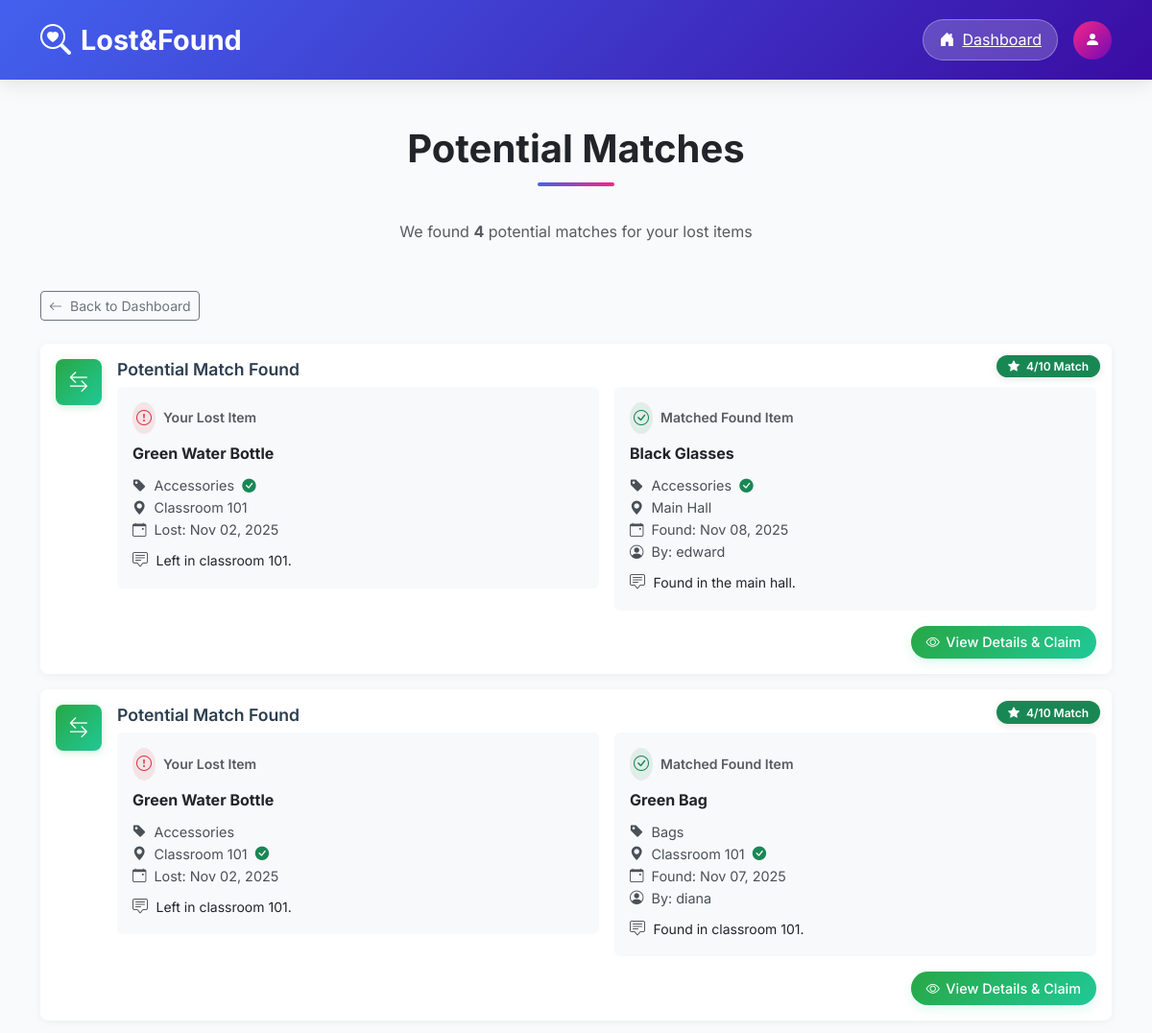
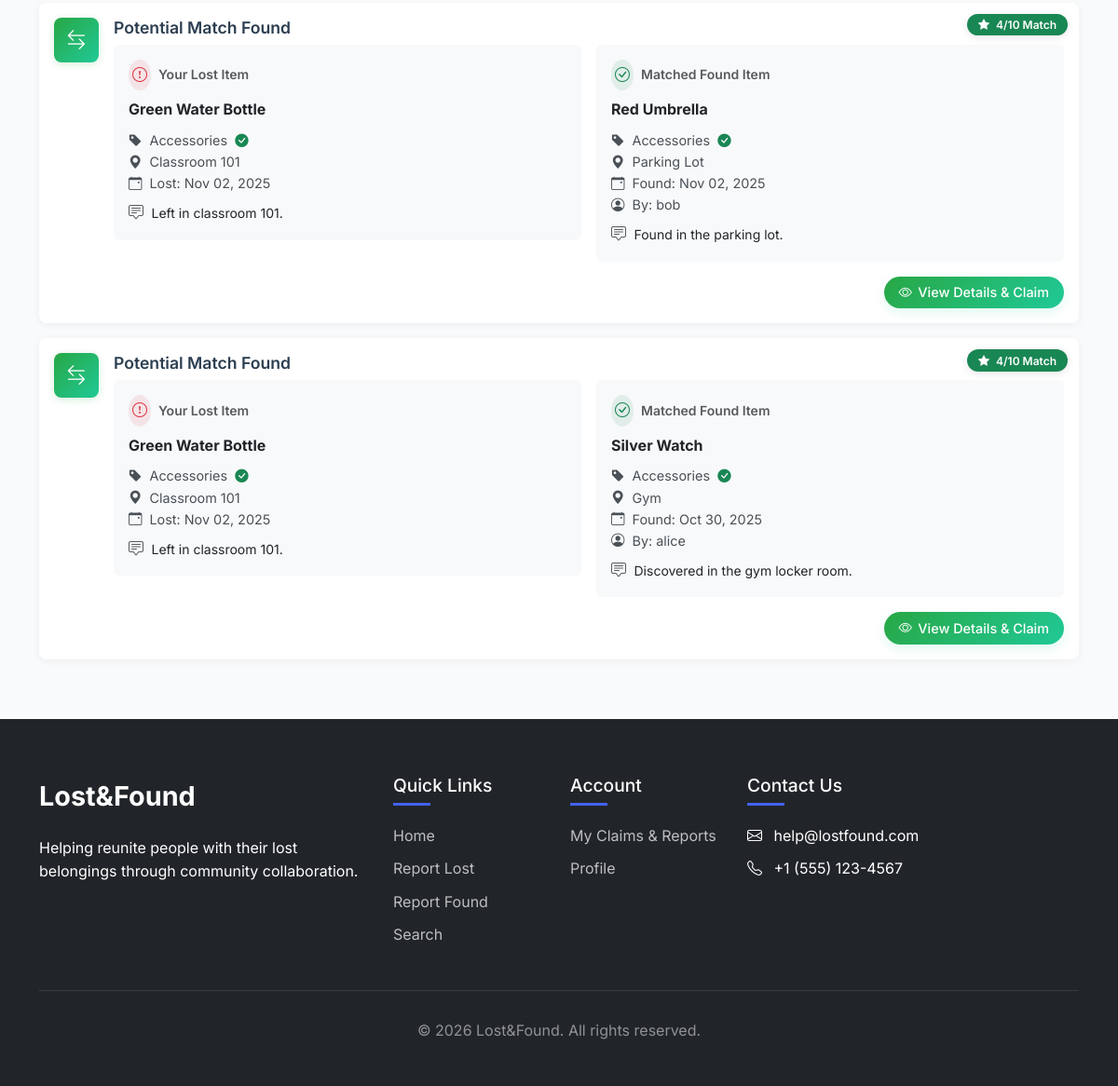
/pages/user/match_results.php (signed in), run on the app's committed database (2 pictures, top to bottom).
### tables this page shows
CREATE TABLE LostItem (
    lost_id BIGINT AUTO_INCREMENT PRIMARY KEY,
    user_id BIGINT,
    item_name VARCHAR(100) NOT NULL,
    description TEXT,
    category VARCHAR(50),
    location VARCHAR(100),
    lost_date DATE,
    status ENUM('pending', 'claimed') DEFAULT 'pending',
    created_at DATETIME DEFAULT CURRENT_TIMESTAMP,
    FOREIGN KEY (user_id) REFERENCES User(user_id)
);

CREATE TABLE FoundItem (
    found_id BIGINT AUTO_INCREMENT PRIMARY KEY,
    user_id BIGINT,
    item_name VARCHAR(100) NOT NULL,
    description TEXT,
    category VARCHAR(50),
    location VARCHAR(100),
    found_date DATE,
    status ENUM('available', 'returned') DEFAULT 'available',
    created_at DATETIME DEFAULT CURRENT_TIMESTAMP,
    FOREIGN KEY (user_id) REFERENCES User(user_id)
);

CREATE TABLE User (
    user_id BIGINT AUTO_INCREMENT PRIMARY KEY,
    username VARCHAR(50) NOT NULL,
    password VARBINARY(255) NOT NULL,
    email VARCHAR(100) NOT NULL,
    phone VARBINARY(255),
    created_at DATETIME DEFAULT CURRENT_TIMESTAMP
);

### pages/user/match_results.php (the view, shortened to what this page needs)
<?php
require_once('../../config/userconfig.php');
$potential_matches = [];
try {
    $stmt = $pdo->prepare("CALL FindPotentialMatches(?)");
    $stmt->execute([$_SESSION['user_id']]);
    $potential_matches = $stmt->fetchAll(PDO::FETCH_ASSOC);
} catch (PDOException $e) {
    error_log("Match detection error: " . $e->getMessage());
}
?>
<!DOCTYPE html>
<html lang="en">
<head>
    <link href="https://cdn.jsdelivr.net/npm/bootstrap@5.3.3/dist/css/bootstrap.min.css" rel="stylesheet">
    <link href="https://cdn.jsdelivr.net/npm/bootstrap-icons@1.11.3/font/bootstrap-icons.min.css" rel="stylesheet">
    <link rel="stylesheet" href="../../assets/style.css">
</head>
<body>
    <?php include 'includes/header.php'; ?>
    <main class="container py-5">
        <div class="text-center mb-5">
            <h2 class="section-title">
                Potential Matches
            </h2>
            <p class="text-muted">
                <?php if (count($potential_matches) > 0): ?>
                    We found <strong><?php echo count($potential_matches); ?></strong> potential match<?php echo count($potential_matches) != 1 ? 'es' : ''; ?> for your lost items
                <?php else: ?>
                    No potential matches found yet for your lost items
                <?php endif; ?>
            </p>
        </div>
        <div class="d-flex justify-content-between mb-4 align-items-center">
            <a href="userdash.php" class="btn btn-outline-secondary btn-sm">
                <i class="bi bi-arrow-left me-2"></i>Back to Dashboard
            </a>
        </div>
        <?php if (empty($potential_matches)): ?>
        <div id="noItemsMessage" class="text-center mt-5">
            <div class="py-5">
                <i class="bi bi-inbox no-items-icon"></i>
                <h4 class="text-muted">No Matches Found</h4>
                <p class="text-muted mb-4">
                    We haven't found any potential matches for your lost items yet. We'll continue checking as new found items are reported.
                </p>
                <div class="d-flex gap-3 justify-content-center">
                    <a href="lost.php" class="btn btn-form-submit">Report Lost Item</a>
                    <a href="search.php" class="btn btn-outline-primary">Browse Items</a>
                </div>
            </div>
        </div>
        <?php else: ?>
        <?php foreach ($potential_matches as $match): ?>
        <div class="report-card d-flex align-items-start position-relative mb-3">
            <div class="item-type-badge badge bg-success">
                <i class="bi bi-star-fill me-1"></i>
                <?php echo $match['match_score']; ?>/10 Match
            </div>
            <div class="item-image">
                <i class="bi bi-arrow-left-right"></i>
            </div>
            <div class="item-details">
                <h5 class="item-title mb-2">Potential Match Found</h5>
                <div class="row g-3 mb-3">
                    <div class="col-md-6">
                        <div class="p-3 bg-light rounded">
                            <div class="d-flex align-items-center mb-2">
                                <div class="bg-danger bg-opacity-10 rounded-circle p-1 me-2">
                                    <i class="bi bi-exclamation-circle text-danger"></i>
                                </div>
                                <small class="fw-semibold text-muted">Your Lost Item</small>
                            </div>
                            <div class="mb-2">
                                <strong><?php echo htmlspecialchars($match['lost_item_name']); ?></strong>
                            </div>
                            <div class="item-meta small">
                                <div>
                                    <i class="bi bi-tag-fill me-1"></i>
                                    <?php echo htmlspecialchars($match['lost_category'] ?? 'N/A'); ?>
                                    <?php if ($match['lost_category'] == $match['found_category']): ?>
                                        <i class="bi bi-check-circle-fill text-success ms-1"></i>
                                    <?php endif; ?>
                                </div>
                                <div>
                                    <i class="bi bi-geo-alt-fill me-1"></i>
                                    <?php echo htmlspecialchars($match['lost_location'] ?? 'N/A'); ?>
                                    <?php if ($match['lost_location'] == $match['found_location']): ?>
                                        <i class="bi bi-check-circle-fill text-success ms-1"></i>
                                    <?php endif; ?>
                                </div>
                                <div>
                                    <i class="bi bi-calendar-event me-1"></i>
                                    Lost: <?php echo date('M d, Y', strtotime($match['lost_date'])); ?>
                                </div>
                            </div>
                            <?php if (!empty($match['lost_description'])): ?>
                            <div class="text-truncate mt-2" style="max-width: 350px;" title="<?php echo htmlspecialchars($match['lost_description']); ?>">
                                <i class="bi bi-chat-square-text text-muted me-1"></i>
                                <small>
                                    <?php
                                    $desc = $match['lost_description'];
                                    echo htmlspecialchars(strlen($desc) > 60 ? substr($desc, 0, 60) . '...' : $desc);
                                    ?>
                                </small>
                            </div>
                            <?php endif; ?>
                        </div>
                    </div>
                    <div class="col-md-6">
                        <div class="p-3 bg-light rounded">
                            <div class="d-flex align-items-center mb-2">
                                <div class="bg-success bg-opacity-10 rounded-circle p-1 me-2">
                                    <i class="bi bi-check-circle text-success"></i>
                                </div>
                                <small class="fw-semibold text-muted">Matched Found Item</small>
                            </div>
                            <div class="mb-2">
                                <strong><?php echo htmlspecialchars($match['found_item_name']); ?></strong>
                            </div>
                            <div class="item-meta small">
                                <div>
                                    <i class="bi bi-tag-fill me-1"></i>
                                    <?php echo htmlspecialchars($match['found_category'] ?? 'N/A'); ?>
                                    <?php if ($match['lost_category'] == $match['found_category']): ?>
                                        <i class="bi bi-check-circle-fill text-success ms-1"></i>
                                    <?php endif; ?>
                                </div>
                                <div>
                                    <i class="bi bi-geo-alt-fill me-1"></i>
                                    <?php echo htmlspecialchars($match['found_location'] ?? 'N/A'); ?>
                                    <?php if ($match['lost_location'] == $match['found_location']): ?>
                                        <i class="bi bi-check-circle-fill text-success ms-1"></i>
                                    <?php endif; ?>
                                </div>
                                <div>
                                    <i class="bi bi-calendar-event me-1"></i>
                                    Found: <?php echo date('M d, Y', strtotime($match['found_date'])); ?>
                                </div>
                                <div>
                                    <i class="bi bi-person-circle me-1"></i>
                                    By: <?php echo htmlspecialchars($match['finder_username']); ?>
                                </div>
                            </div>
                            <?php if (!empty($match['found_description'])): ?>
                            <div class="text-truncate mt-2" style="max-width: 350px;" title="<?php echo htmlspecialchars($match['found_description']); ?>">
                                <i class="bi bi-chat-square-text text-muted me-1"></i>
                                <small>
                                    <?php
                                    $desc = $match['found_description'];
                                    echo htmlspecialchars(strlen($desc) > 60 ? substr($desc, 0, 60) . '...' : $desc);
                                    ?>
                                </small>
                            </div>
                            <?php endif; ?>
                        </div>
                    </div>
                </div>
                <div class="d-flex justify-content-end">
                    <a href="item_detail.php?type=found&id=<?php echo $match['found_id']; ?>"
                       class="btn btn-mark-text btn-sm">
                        <i class="bi bi-eye"></i> View Details & Claim
                    </a>
                </div>
            </div>
        </div>
        <?php endforeach; ?>
        <?php endif; ?>
    </main>
    <footer class="footer">
        <div class="container">
            <div class="row">
                <div class="col-lg-4 mb-4 mb-lg-0">
                    <a href="userdash.php" class="footer-logo">Lost&Found</a>
                    <p>Helping reunite people with their lost belongings through community collaboration.</p>
                </div>
                <div class="col-lg-2 col-md-4 col-6 mb-4 mb-md-0">
                    <div class="footer-links">
                        <h5>Quick Links</h5>
                        <ul>
                            <li><a href="userdash.php">Home</a></li>
                            <li><a href="lost.php">Report Lost</a></li>
                            <li><a href="found.php">Report Found</a></li>
                            <li><a href="search.php">Search</a></li>
                        </ul>
                    </div>
                </div>
                <div class="col-lg-2 col-md-4 col-6 mb-4 mb-md-0">
                    <div class="footer-links">
                        <h5>Account</h5>
                        <ul>
                            <li><a href="claim.php">My Claims & Reports</a></li>
                            <li><a href="userprofile.php">Profile</a></li>
                        </ul>
                    </div>
                </div>
                <div class="col-lg-4 col-md-4">
                    <div class="footer-links">
                        <h5>Contact Us</h5>
                        <ul>
                            <li><i class="bi bi-envelope me-2"></i> help@lostfound.com</li>
                            <li><i class="bi bi-telephone me-2"></i> +1 (555) 123-4567</li>
                        </ul>
                    </div>
                </div>
            </div>
            <div class="copyright">
                <p>&copy; <?php echo date('Y'); ?> Lost&Found. All rights reserved.</p>
            </div>
        </div>
    </footer>
</body>
</html>

### assets/style.css (style rules this page uses)
:root { --primary: #4361ee; --primary-light: #4895ef; --primary-dark: #3a0ca3; --secondary: #7209b7; --accent: #f72585; --success: #4cc9f0; --warning: #f8961e; --danger: #e63946; --light: #f8f9fa; --dark: #212529; --gray: #6c757d; --gray-light: #e9ecef; --border-radius: 12px; --shadow: 0 10px 30px rgba(0, 0, 0, 0.08); --transition: all 0.3s ease; }
body { font-family: 'Inter', sans-serif; background-color: #f9fafb; color: var(--dark); line-height: 1.6; padding-top: 0; }
.section-title { font-size: 2.5rem; font-weight: 700; text-align: center; margin-bottom: 50px; color: var(--dark); position: relative; }
.section-title::after { content: ""; position: absolute; bottom: -15px; left: 50%; transform: translateX(-50%); width: 80px; height: 4px; background: linear-gradient(to right, var(--primary), var(--accent)); border-radius: 2px; }
.footer { background: var(--dark); color: white; padding: 60px 0 30px; }
.footer-logo { font-size: 1.8rem; font-weight: 700; margin-bottom: 20px; display: block; color: white; text-decoration: none; }
.footer-links h5 { font-size: 1.2rem; margin-bottom: 20px; position: relative; padding-bottom: 10px; }
.footer-links h5::after { content: ""; position: absolute; bottom: 0; left: 0; width: 40px; height: 3px; background: var(--primary); }
.footer-links ul { list-style: none; padding: 0; }
.footer-links li { margin-bottom: 10px; }
.footer-links a { color: rgba(255, 255, 255, 0.7); text-decoration: none; transition: var(--transition); }
.copyright { text-align: center; padding-top: 30px; margin-top: 30px; border-top: 1px solid rgba(255, 255, 255, 0.1); color: rgba(255, 255, 255, 0.5); }

### pages/user/match_results.php (style rules this page uses)
.report-card { background: white; border-radius: 8px; padding: 1rem; margin-bottom: 1rem; box-shadow: 0 2px 8px rgba(0, 0, 0, 0.05); transition: transform 0.2s, box-shadow 0.2s; position: relative; }
.item-image { width: 48px; height: 48px; display: flex; align-items: center; justify-content: center; background: linear-gradient(135deg, #28a745 0%, #20c997 100%); border-radius: 8px; margin-right: 1rem; font-size: 1.3rem; color: white; box-shadow: 0 2px 8px rgba(40, 167, 69, 0.2); }
.item-details { flex: 1; }
.item-title { font-weight: 600; color: #2c3e50; margin-bottom: 0.5rem; font-size: 1.1rem; }
.item-meta { font-size: 0.9rem; color: #495057; line-height: 1.6; }
.item-type-badge { position: absolute; top: 12px; right: 12px; padding: 0.35rem 0.75rem; border-radius: 999px; font-weight: 600; font-size: 0.75rem; box-shadow: 0 2px 8px rgba(0, 0, 0, 0.1); }
.btn-mark-text { background: linear-gradient(135deg, #28a745, #20c997); border: none; color: #fff; padding: 0.4rem 1rem; border-radius: 999px; display: inline-flex; align-items: center; gap: 0.4rem; box-shadow: 0 4px 12px rgba(32, 201, 151, 0.15); font-size: 0.9rem; font-weight: 500; transition: all 0.2s; }

### data on the page
lostitem: match_score "4", item_name "Green Water Bottle", category "Accessories", location "Classroom 101", lost_date "Nov 02, 2025", description "Left in classroom 101.", founditem.item_name "Black Glasses", founditem.category "Accessories", founditem.location "Main Hall", founditem.found_date "Nov 08, 2025", user.username "edward", founditem.description "Found in the main hall.", founditem.item_name "Green Bag", founditem.category "Bags", founditem.location "Classroom 101", founditem.found_date "Nov 07, 2025", user.username "diana", founditem.description "Found in classroom 101.", founditem.item_name "Red Umbrella", founditem.location "Parking Lot", founditem.found_date "Nov 02, 2025", user.username "bob", founditem.description "Found in the parking lot.", founditem.item_name "Silver Watch", founditem.location "Gym", founditem.found_date "Oct 30, 2025", user.username "alice", founditem.description "Discovered in the gym locker room."

### other printed values
count($potential_matches) "4"
